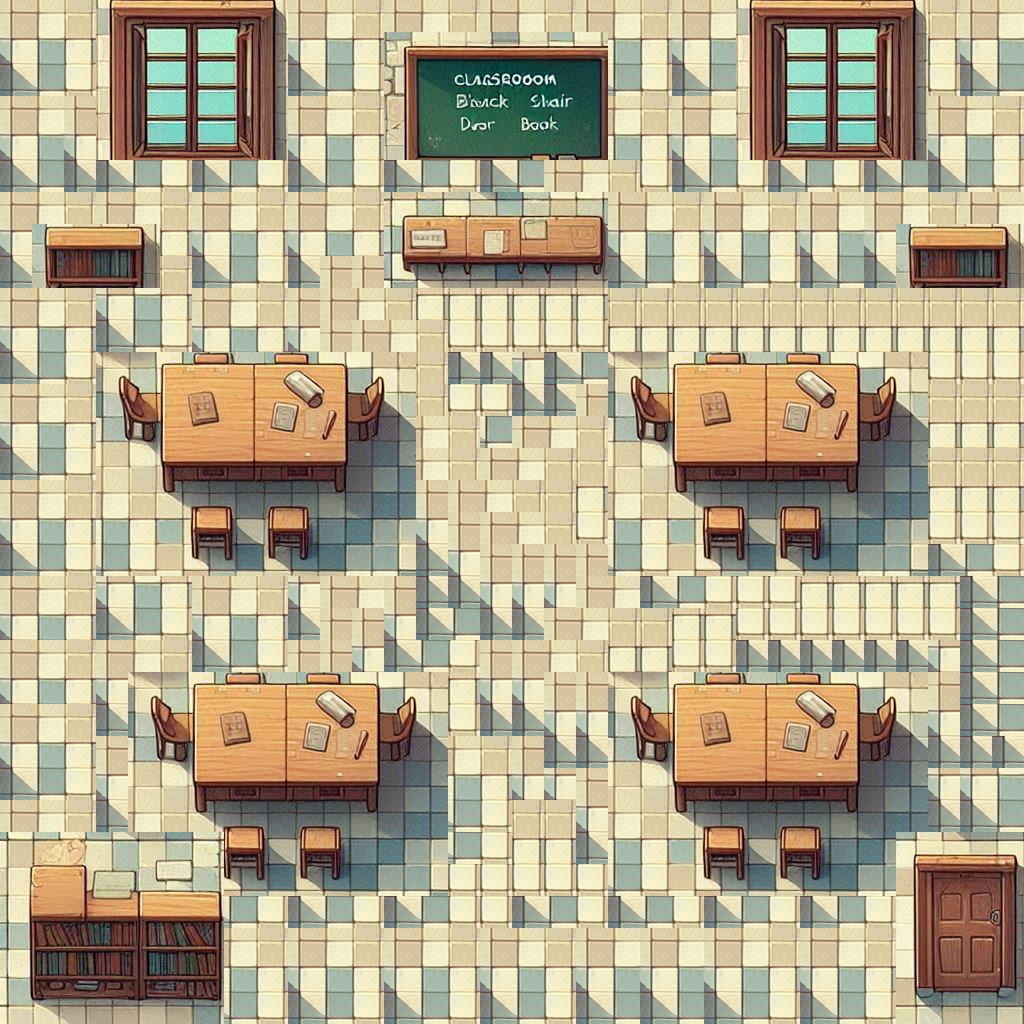

This game map was drawn from its Tiled (.tmx) file and the tilesets committed beside it. A one-line description and the full map source follow:
An orthogonal 32x32 tile map with 32x32 px tiles, 1 tile layer (圖塊層 1), 2 tilesets.

<map version="1.10" tiledversion="1.11.0" orientation="orthogonal" renderorder="right-down" width="32" height="32" tilewidth="32" tileheight="32" infinite="0" nextlayerid="2" nextobjectid="1">
 <tileset firstgid="1" source="class2.tsx" />
 <tileset firstgid="1025" source="classroom5.tsx" />
 <layer id="1" name="圖塊層 1" width="32" height="32">
  <data encoding="csv">
1579,1580,1581,1058,1059,1060,1061,1062,1063,1579,1580,1581,1579,1580,1581,1579,1580,1581,1579,1580,1581,1579,1580,1058,1059,1060,1061,1062,1063,1581,1579,1580,
1611,1612,1613,1090,1091,1092,1093,1094,1095,1611,1612,1613,1069,1070,1071,1072,1073,1074,1075,1612,1613,1611,1612,1090,1091,1092,1093,1094,1095,1613,1611,1612,
1643,1644,1645,1122,1123,1124,1125,1126,1127,1643,1644,1645,1101,1102,1103,1104,1105,1106,1107,1644,1645,1643,1644,1122,1123,1124,1125,1126,1127,1645,1643,1644,
1579,1580,1579,1154,1155,1156,1157,1158,1159,1579,1580,1581,1133,1134,1135,1136,1137,1138,1139,1580,1581,1579,1580,1154,1155,1156,1157,1158,1159,1579,1580,1581,
1611,1612,1611,1186,1187,1188,1189,1190,1191,1611,1612,1613,1165,1166,1167,1168,1169,1170,1171,1612,1613,1611,1612,1186,1187,1188,1189,1190,1191,1611,1612,1613,
1643,1644,1643,1643,1644,1645,1643,1644,1645,1643,1644,1645,1643,1644,1645,1643,1644,1579,1580,1581,1645,1643,1644,1645,1643,1644,1645,1643,1644,1643,1644,1645,
1579,1580,1581,1579,1580,1581,1579,1580,1581,1579,1580,1581,1601,1602,1603,1604,1605,1606,1607,1579,1580,1581,1579,1580,1581,1579,1580,1579,1580,1581,1579,1580,
1611,1717,1718,1719,1720,1613,1611,1612,1613,1611,1612,1613,1633,1634,1635,1636,1637,1638,1639,1611,1612,1613,1611,1612,1613,1611,1612,1611,1717,1718,1719,1720,
1643,1749,1750,1751,1752,1581,1643,1644,1645,1643,1579,1579,1665,1666,1667,1668,1669,1670,1671,1643,1644,1645,1643,1644,1645,1643,1644,1643,1749,1750,1751,1752,
1579,1580,1581,1611,1612,1613,1579,1580,1581,1579,1579,1580,1581,1613,1613,1613,1613,1613,1613,1581,1581,1581,1581,1581,1581,1581,1581,1581,1581,1581,1581,1581,
1611,1612,1613,1643,1644,1645,1611,1612,1613,1611,1579,1579,1580,1581,1645,1645,1645,1645,1645,1613,1613,1613,1613,1613,1613,1613,1613,1613,1613,1613,1613,1613,
1643,1644,1645,1452,1453,1454,1455,1456,1457,1458,1459,1460,1461,1581,1643,1643,1611,1643,1644,1452,1453,1454,1455,1456,1457,1458,1459,1460,1461,1645,1645,1645,
1579,1580,1581,1484,1485,1486,1487,1488,1489,1490,1491,1492,1493,1581,1645,1645,1643,1643,1579,1484,1485,1486,1487,1488,1489,1490,1491,1492,1493,1581,1581,1581,
1611,1612,1613,1516,1517,1518,1519,1520,1521,1522,1523,1524,1525,1580,1581,1644,1579,1580,1581,1516,1517,1518,1519,1520,1521,1522,1523,1524,1525,1613,1613,1613,
1643,1644,1645,1548,1549,1550,1551,1552,1553,1554,1555,1556,1557,1580,1581,1579,1580,1581,1581,1548,1549,1550,1551,1552,1553,1554,1555,1556,1557,1581,1581,1581,
1579,1580,1581,1580,1581,1582,1583,1584,1585,1586,1587,1588,1589,1579,1579,1580,1581,1581,1613,1580,1581,1582,1583,1584,1585,1586,1587,1588,1589,1613,1613,1613,
1611,1612,1613,1612,1613,1614,1615,1616,1617,1618,1619,1620,1621,1611,1579,1579,1580,1581,1645,1612,1613,1614,1615,1616,1617,1618,1619,1620,1621,1645,1645,1645,
1643,1644,1645,1644,1645,1646,1647,1648,1649,1650,1651,1652,1653,1643,1611,1579,1579,1579,1579,1644,1645,1646,1647,1648,1649,1650,1651,1652,1653,1643,1644,1645,
1579,1580,1581,1611,1612,1613,1579,1580,1581,1611,1579,1580,1579,1643,1643,1611,1611,1611,1579,1580,1643,1644,1645,1645,1645,1613,1613,1613,1613,1613,1643,1644,
1611,1612,1613,1643,1644,1645,1611,1612,1613,1643,1579,1579,1611,1643,1644,1643,1643,1579,1580,1581,1581,1613,1613,1645,1645,1645,1645,1645,1645,1645,1643,1644,
1579,1580,1581,1579,1580,1581,1643,1644,1645,1579,1579,1611,1643,1644,1645,1579,1579,1580,1581,1613,1613,1645,1645,1643,1643,1643,1643,1643,1643,1611,1643,1644,
1611,1612,1613,1611,1452,1453,1454,1455,1456,1457,1458,1459,1460,1461,1613,1611,1611,1579,1579,1452,1453,1454,1455,1456,1457,1458,1459,1460,1461,1579,1643,1644,
1579,1580,1581,1643,1484,1485,1486,1487,1488,1489,1490,1491,1492,1493,1645,1643,1643,1611,1611,1484,1485,1486,1487,1488,1489,1490,1491,1492,1493,1611,1643,1644,
1611,1612,1613,1579,1516,1517,1518,1519,1520,1521,1522,1523,1524,1525,1580,1581,1579,1643,1643,1516,1517,1518,1519,1520,1521,1522,1523,1524,1525,1643,1643,1643,
1643,1644,1645,1611,1548,1549,1550,1551,1552,1553,1554,1555,1556,1557,1612,1613,1611,1611,1579,1548,1549,1550,1551,1552,1553,1554,1555,1556,1557,1611,1611,1612,
1579,1580,1581,1643,1580,1581,1582,1583,1584,1585,1586,1587,1588,1589,1644,1645,1581,1581,1611,1580,1581,1582,1583,1584,1585,1586,1587,1588,1589,1643,1643,1644,
1857,1858,1859,1860,1861,1862,1863,1615,1616,1617,1618,1619,1620,1621,1644,1645,1613,1613,1643,1612,1613,1614,1615,1616,1617,1618,1619,1620,1876,1877,1878,1879,
1889,1890,1891,1892,1893,1894,1895,1647,1648,1649,1650,1651,1652,1653,1645,1645,1645,1645,1645,1644,1645,1646,1647,1648,1649,1650,1651,1652,1908,1909,1910,1911,
1921,1922,1923,1924,1925,1926,1927,1644,1645,1643,1644,1645,1643,1644,1645,1645,1643,1644,1645,1643,1644,1645,1643,1644,1645,1643,1644,1645,1940,1941,1942,1943,
1953,1954,1955,1956,1957,1958,1959,1580,1581,1579,1580,1581,1579,1580,1581,1579,1580,1581,1579,1580,1579,1580,1579,1580,1581,1579,1580,1581,1972,1973,1974,1975,
1985,1986,1987,1988,1989,1990,1991,1612,1613,1611,1612,1613,1611,1612,1613,1611,1612,1613,1611,1612,1611,1612,1611,1612,1613,1611,1612,1613,2004,2005,2006,2007,
2017,2018,2019,2020,2021,2022,2023,1644,1645,1643,1644,1645,1643,1644,1645,1643,1644,1645,1643,1644,1643,1644,1643,1644,1645,1643,1644,1645,2036,2037,2038,2039
</data>
 </layer>
</map>